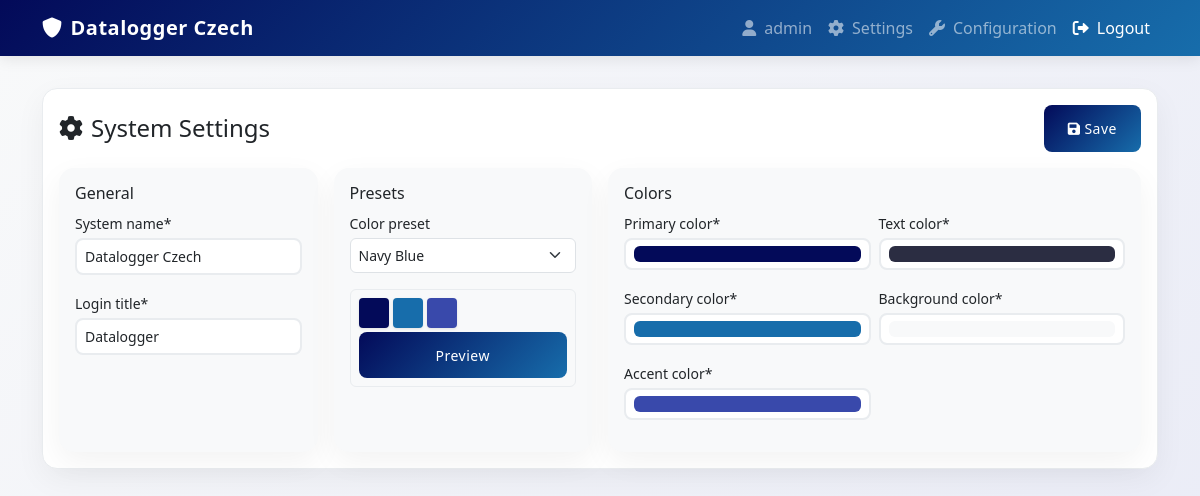
Page /settings/ (signed in) on the committed database.
### app/models.py (models this page shows, shortened)
class SystemSettings(models.Model):
    system_name = models.CharField(max_length=100, default="Secure Login")
    login_title = models.CharField(max_length=100, default="Welcome Back")
    primary_color = models.CharField(max_length=7, default="#1a237e")
    secondary_color = models.CharField(max_length=7, default="#283593")
    accent_color = models.CharField(max_length=7, default="#3949ab")
    text_color = models.CharField(max_length=7, default="#2b2d42")
    background_color = models.CharField(max_length=7, default="#f8f9fa")
    created_at = models.DateTimeField(auto_now_add=True)
    updated_at = models.DateTimeField(auto_now=True)
    class Meta:
        verbose_name = "System Settings"
        verbose_name_plural = "System Settings"
    @classmethod
    def get_settings(cls):
        settings = cls.objects.first()
        if not settings:
            settings = cls.objects.create()
        return settings

### app/views.py (the view)
# urls.py: path('settings/', views.settings, name='settings'),
@login_required
def settings(request):
    settings = SystemSettings.get_settings()
    if request.method == 'POST':
        form = SystemSettingsForm(request.POST, instance=settings)
        if form.is_valid():
            form.save()
            messages.success(request, 'Settings updated successfully!')
            return redirect('settings')
    else:
        form = SystemSettingsForm(instance=settings)
    return render(request, 'settings.html', {
        'form': form,
        'settings': settings
    })

### app/context_processors.py (called while the page is built)
def system_settings(request):
    settings = SystemSettings.get_settings()
    return {
        'settings': settings
    }

### app/templates/settings.html (shortened to what this page needs)
{% extends 'base.html' %}
{% load crispy_forms_tags %}
{% block content %}
<div class="row">
    <div class="col-12">
        <div class="card">
            <div class="card-body p-3">
                <div class="d-flex justify-content-between align-items-center mb-3">
                    <h2 class="card-title h4 mb-0">
                        <i class="fas fa-cog me-2"></i>System Settings
                    </h2>
                    <button type="submit" form="settingsForm" class="btn btn-primary btn-sm">
                        <i class="fas fa-save me-1"></i>Save
                    </button>
                </div>
                <form method="post" novalidate id="settingsForm">
                    <div class="row g-3">
                        <div class="col-md-3">
                            <div class="card h-100 border-0 bg-light">
                                <div class="card-body p-3">
                                    <h5 class="card-title h6 mb-2">General</h5>
                                    {{ form.system_name|as_crispy_field }}
                                    {{ form.login_title|as_crispy_field }}
                                </div>
                            </div>
                        </div>
                        <div class="col-md-3">
                            <div class="card h-100 border-0 bg-light">
                                <div class="card-body p-3">
                                    <h5 class="card-title h6 mb-2">Presets</h5>
                                    {{ form.color_preset|as_crispy_field }}
                                    <div class="color-preview mt-2 p-2 rounded" style="background: var(--background-color);">
                                        <div class="d-flex gap-1 mb-1">
                                            <div class="color-box" style="background: var(--primary-color);"></div>
                                            <div class="color-box" style="background: var(--secondary-color);"></div>
                                            <div class="color-box" style="background: var(--accent-color);"></div>
                                        </div>
                                        <button class="btn btn-primary btn-sm w-100">Preview</button>
                                    </div>
                                </div>
                            </div>
                        </div>
                        <div class="col-md-6">
                            <div class="card h-100 border-0 bg-light">
                                <div class="card-body p-3">
                                    <h5 class="card-title h6 mb-2">Colors</h5>
                                    <div class="row g-2">
                                        <div class="col-6">
                                            {{ form.primary_color|as_crispy_field }}
                                            {{ form.secondary_color|as_crispy_field }}
                                            {{ form.accent_color|as_crispy_field }}
                                        </div>
                                        <div class="col-6">
                                            {{ form.text_color|as_crispy_field }}
                                            {{ form.background_color|as_crispy_field }}
                                        </div>
                                    </div>
                                </div>
                            </div>
                        </div>
                    </div>
                </form>
            </div>
        </div>
    </div>
</div>
{% endblock %}

### app/templates/base.html (shortened to what this page needs)
{% load static %}
<!DOCTYPE html>
<html lang="en">
<head>
    <link href="https://cdn.jsdelivr.net/npm/bootstrap@5.3.0/dist/css/bootstrap.min.css" rel="stylesheet">
    <link rel="stylesheet" href="https://cdnjs.cloudflare.com/ajax/libs/font-awesome/6.0.0/css/all.min.css">
</head>
<body>
    {% if not request.resolver_match.url_name == 'login' %}
    <nav class="navbar navbar-expand-lg navbar-dark">
        <div class="container">
            <a class="navbar-brand" href="{% url 'home' %}">
                <i class="fas fa-shield-alt me-2"></i>{{ settings.system_name }}
            </a>
            <div class="collapse navbar-collapse" id="navbarNav">
                <ul class="navbar-nav ms-auto">
                    {% if user.is_authenticated %}
                        <li class="nav-item">
                            <span class="nav-link">
                                <i class="fas fa-user me-2"></i>{{ user.username }}
                            </span>
                        </li>
                        <li class="nav-item">
                            <a class="nav-link" href="{% url 'settings' %}">
                                <i class="fas fa-cog me-2"></i>Settings
                            </a>
                        </li>
                        <li class="nav-item">
                            <a class="nav-link" href="{% url 'config' %}">
                                <i class="fas fa-wrench me-2"></i>Configuration
                            </a>
                        </li>
                        <li class="nav-item">
                            <form method="post" action="{% url 'logout' %}" style="margin: 0;">
                                <button type="submit" class="btn btn-link nav-link" style="text-decoration: none;">
                                    <i class="fas fa-sign-out-alt me-2"></i>Logout
                                </button>
                            </form>
                        </li>
                    {% else %}
                        <li class="nav-item">
                            <a class="nav-link" href="{% url 'login' %}">
                                <i class="fas fa-sign-in-alt me-2"></i>Login
                            </a>
                        </li>
                    {% endif %}
                </ul>
            </div>
        </div>
    </nav>
    {% endif %}
    <div class="content-wrapper">
        <div class="container">
            {% block content %}
            {% endblock %}
        </div>
    </div>
</body>
</html>

### app/templates/settings.html (style rules this page uses)
.color-box { width: 30px; height: 30px; border-radius: 4px; box-shadow: 0 1px 3px rgba(0,0,0,0.1); }
.color-preview { border: 1px solid var(--light-gray); transition: all 0.3s ease; }
.form-control-color { width: 100%; height: 32px; padding: 0.25rem; }
.card { border: 1px solid var(--light-gray); }
.form-label { margin-bottom: 0.25rem; font-size: 0.875rem; }
.form-control { padding: 0.375rem 0.5rem; font-size: 0.875rem; }
.form-select { padding: 0.375rem 0.5rem; font-size: 0.875rem; }

### rows in the picture
SystemSettings: system_name "Datalogger Czech", login_title "Datalogger", primary_color "#030a59", secondary_color "#176dab", accent_color "#3949ab", text_color "#2b2d42", background_color "#f8f9fa"

### other values in the picture
{{ user.username }} "admin"
